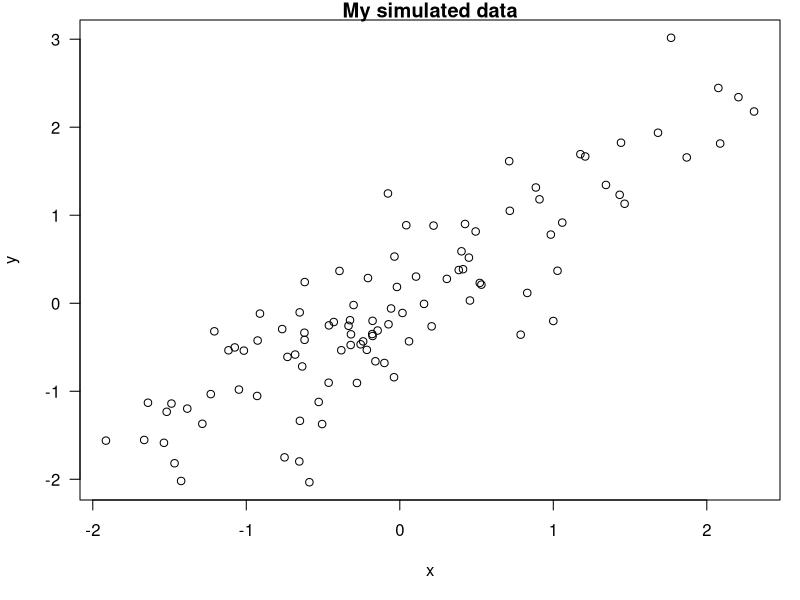

Write the R code that produced this figure.
## ---- chunk 1
set.seed(1)
x <- rnorm(100)
mean(x)
## ---- chunk 2

x <- rnorm(100)
y <- x + rnorm(100, sd = 0.5)
## ---- chunk 3
par(mar = c(5,4,1,1), las = 1)
plot(x , y , main = "My simulated data")
## ---- chunk 4

library(datasets)
data("airquality")
fit <- lm(Ozone ~ Wind + Temp + Solar.R, data = airquality)

## ---- chunk 5
library(xtable)
xt <- xtable(summary(fit))
print(xt, type = "html")
## ---- chunk 6
print("Hello")
